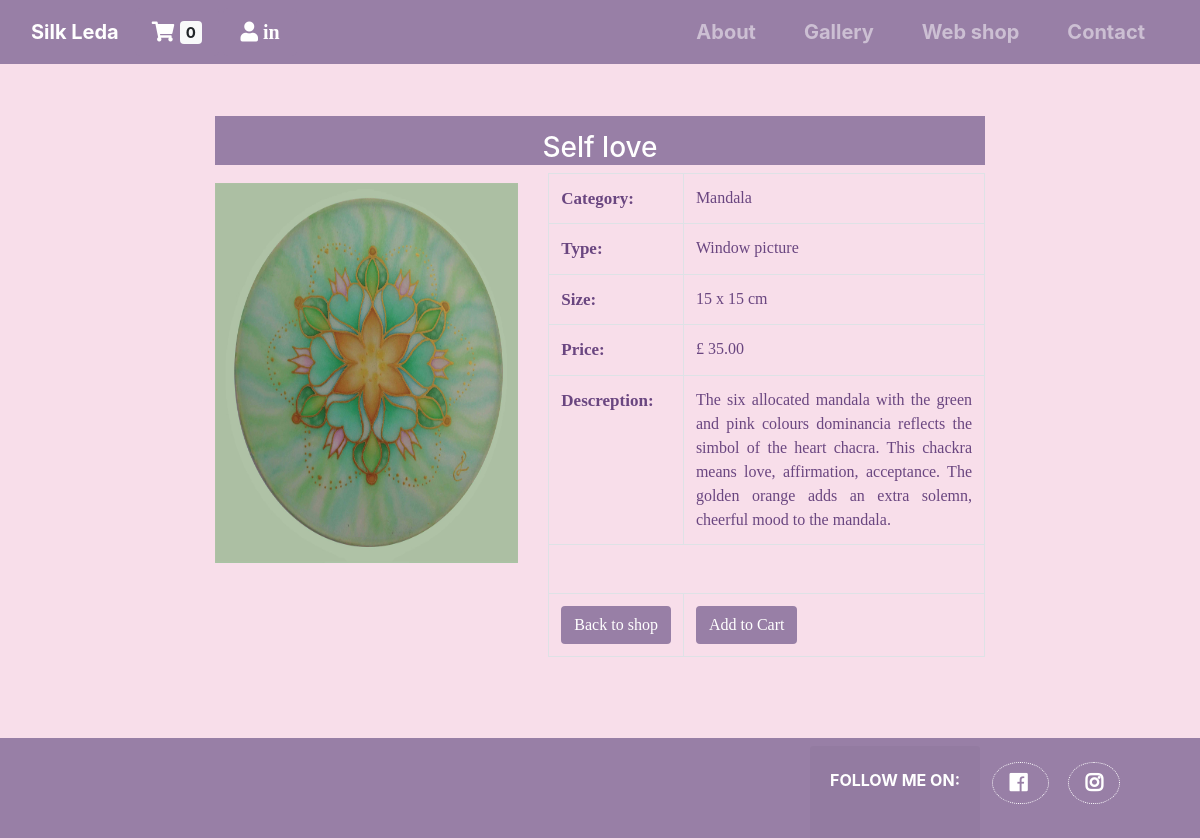
The page /ssingle_product.php?product_id=2 on the database its author committed.
### tables this page shows
CREATE TABLE IF NOT EXISTS  product  (
    product_id  INT(10) NOT NULL AUTO_INCREMENT,
    product_title  VARCHAR(100) NOT NULL,
    product_category VARCHAR(100) NOT NULL,
    product_type VARCHAR(100) NOT NULL,
    product_price  DECIMAL(6,2),
    product_description TEXT,
    product_size VARCHAR(100),
    product_image VARCHAR(50) default 'default_product_image.png',
    disabled  tinyint(4) NOT NULL,
    PRIMARY KEY(product_id)
);

### data_model.php (called while the page is built, shortened)
<?php
include_once "config.php";
function get_product_by_id($product_id){
    global $conn;
    $sql = "SELECT * FROM product WHERE disabled = 0 AND product_id='$product_id' ";
    $result = mysqli_query($conn, $sql);
    if(mysqli_num_rows($result)> 0){
        $product = mysqli_fetch_assoc($result);
        return $product;
    } else {
        return false;
    }
}
?>

### ssingle_product.php (the view, shortened to what this page needs)
<?php
  include_once "header.php";
  include_once "data_model.php";
  if(isset($_GET['product_id'])){
    $product_id = $_GET['product_id'];
    $product = get_product_by_id($product_id);
    extract($product);
  } else {
    echo "Sorry this product out of stock";
  }
?>
<div class="col-sm-8" style="padding-top:10px; padding-bottom:30px; height: auto; margin-left:auto; margin-right:auto;">
  <h3 id="ssingle_product_title"><?=$product_title;?></h3>
  <div class="row" id="ssingle_product_row">
    <div class="col-sm-5" style="padding-top:10px;">
      <img src="images/<?=$product_image?>" class="img-responsive" style="width:100%; height: 380px;" alt="Image">
    </div>
    <div class="col-sm-7" >
      <div class="container">
        <div class="row">
          <table class="table table-bordered" style="border-collapse: collapse;">
            <tr>
              <td class="tdhead" style=" width: 20%;">Category:</td>
              <td><?=$product_category ;?></td>
            </tr>
            <tr>
              <td class="tdhead">Type:</td>
              <td><?=$product_type ;?></td>
            </tr>
            <tr>
              <td class="tdhead">Size:</td>
              <td><?=$product_size ;?> cm</td>
            </tr>
            <tr>
              <td class="tdhead">Price:</td>
              <td>£ <?=$product_price ;?></td>
            </tr>
            <tr>
              <td class="tdhead">Descreption:</td>
              <td style="text-align: justify;"><?=$product_description ;?></td>
            </tr>
            <tr>
              <td colspan="2">&nbsp;
              </td>
            </tr>
            <tr>
              <td><a href="webshop.php"><button  class='btn btn-primary btn-success'>Back to shop</button></a></td>
              <form action="" method="post">
                  <td><input type='submit'  class='btn btn-primary btn-success' name='btn_cart' value='Add to Cart' ></td>
              </form>
            </tr>
          </table>
        </div>
      </div>
    </div>
  </div>
</div>
<?php
  include_once "footer.php";
?>

### css/gallery_stylesheet.css (style rules this page uses)
body { margin:0; padding:0; }

### css/style.css (style rules this page uses)
body { background-color: #f8deea; padding-top: 56px; }
#ssingle_product_title { margin-top: 50px; width: 100%; height: 8%; background-color: #987fa6; color: white; text-align: center; padding-top:15px; }
#ssingle_product_row { height:60%; }
.tdhead { height:50px; color: #6a4680; font-weight: bold; font-size: 17px; font-family: "Lucida Console"; }
td { color: #6a4680; font-family: "Lucida Console"; }

### rows shown on the page
product: product_title "Self love", product_image (picture), product_category "Mandala", product_type "Window picture", product_size "15 x 15", product_price "35.00", product_description "The six allocated mandala with the green and pink colours dominancia reflects the simbol of the heart chacra. This chackra means love, affirmation, acceptance. The golden orange adds an extra solemn, cheerful mood to the mandala."
